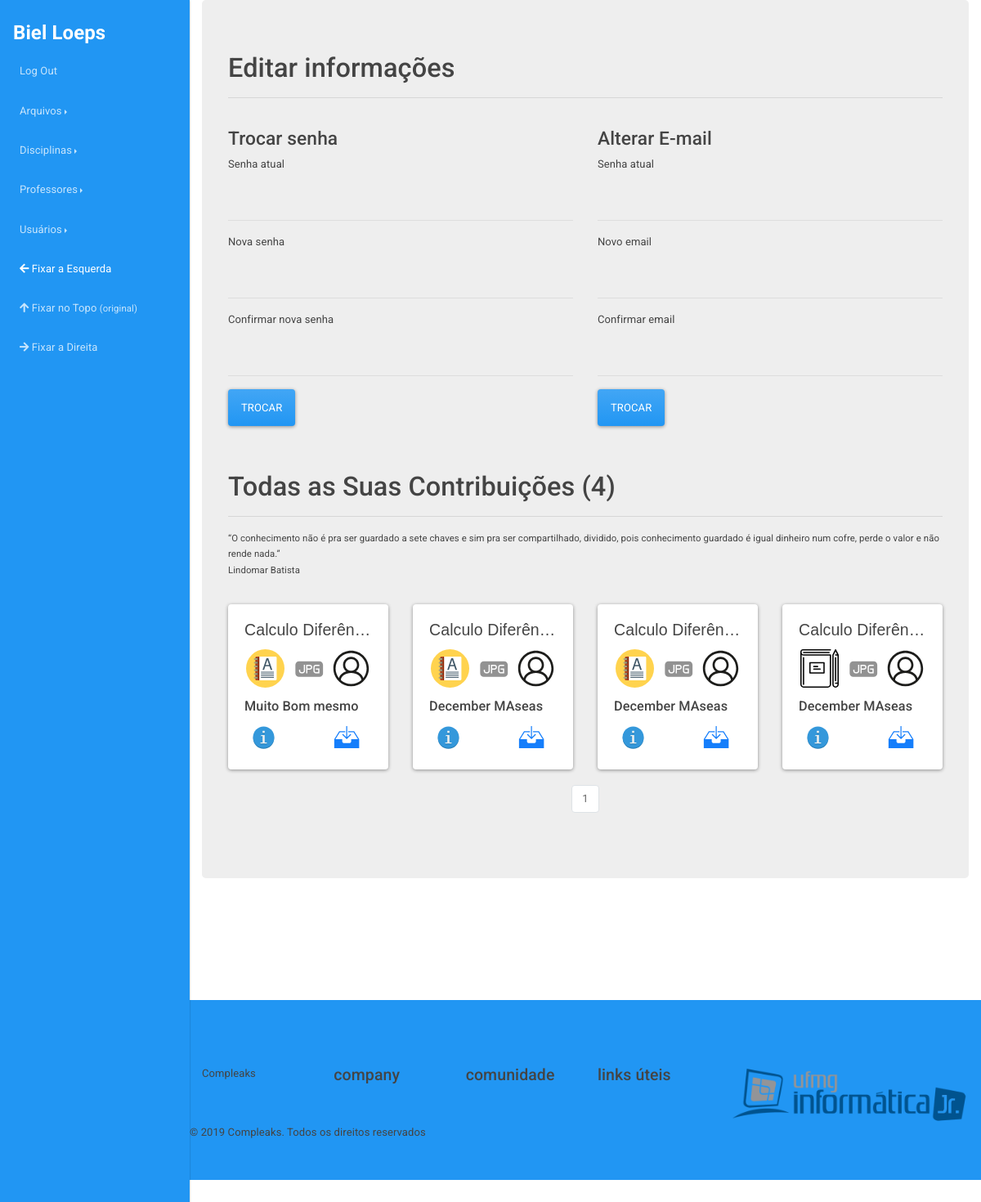
The app's page /usuarios/troca (signed in) with its own data.
### compleaks/usuarios/models.py (models this page shows, shortened)
class Usuario(db.Model, UserMixin):
	__tablename__ = 'usuarios'
	id = db.Column(db.Integer, primary_key=True)
	username = db.Column(db.String(30), unique=True)
	hhash = db.Column(db.String)
	nome = db.Column(db.String(120))
	email = db.Column(db.String(120), unique=True)
	curso = db.Column(db.String(64))
	periodo = db.Column(db.Integer)
	is_admin = db.Column(db.Integer)
	data_criacao = db.Column(db.DateTime, default=datetime.now())
	is_eligible = db.Column(db.Boolean)
	data_deletado = db.Column(db.DateTime, nullable=True)
	id_deletor = db.Column(db.Integer, nullable=True)
	motivo_delete = db.Column(db.String(120), nullable=True)
	arquivos = db.relationship('Arquivo', backref='author', lazy=True)

### compleaks/arquivos/models.py (models this page shows, shortened)
class Arquivo(db.Model):
	__tablename__ = 'arquivos'
	id = db.Column(db.Integer, primary_key=True)
	arquivo = db.Column(db.String(120), nullable=False)
	ano = db.Column(db.Integer)
	semestre = db.Column(db.String(80))
	tipo_conteudo = db.Column(db.String(120))
	observacoes = db.Column(db.Text)
	extensao = db.Column(db.String(6))
	data_submissao = db.Column(db.DateTime, default=datetime.now())
	data_deletado = db.Column(db.DateTime, nullable=True)
	is_eligible = db.Column(db.Boolean)
	id_deletor = db.Column(db.Integer, nullable=True)
	motivo_delete = db.Column(db.String(600), nullable=True)
	professors = db.relationship(Professor)
	disciplinas = db.relationship(Disciplina)
	usuarios = db.relationship(Usuario)
	professor_id = db.Column(db.Integer, db.ForeignKey('professores.id'), nullable=True)
	disciplina_id = db.Column(db.Integer, db.ForeignKey('disciplinas.id'), nullable=False)
	usuario_id = db.Column(db.Integer, db.ForeignKey('usuarios.id'), nullable=False)

### compleaks/disciplinas/models.py (models this page shows, shortened)
class Disciplina(db.Model):
	__tablename__ = 'disciplinas'
	id = db.Column(db.Integer, primary_key=True)
	nome = db.Column(db.String, unique=True)
	data_criacao = db.Column(db.DateTime, default=datetime.now())
	is_eligible = db.Column(db.Boolean)
	data_deletado = db.Column(db.DateTime, nullable=True)
	id_deletor = db.Column(db.Integer, nullable=True)
	motivo_delete = db.Column(db.String(120), nullable=True)
	arquivos = db.relationship('Arquivo', backref='disciplina', lazy=True)

### compleaks/usuarios/views.py (the view, shortened to what this page needs)
@usuarios.route('/troca', methods=['POST', 'GET'])
@login_required
def troca():
	form_email = TrocaEmailForm()
	form_senha =  TrocaSenhaForm()
	bcrypt = Bcrypt()
	page = request.args.get('page', 1, type=int)
	arquivos = Arquivo.query\
					.filter(Arquivo.usuario_id\
					.contains(int(current_user.id)))\
					.filter_by(is_eligible=True)\
					.paginate(page=page, per_page=12)
	arquivos_row_1 = []
	arquivos_row_2 = []
	arquivos_row_3 = []
	contador = 0
	for arquivo in arquivos.items:
		if contador >= 4:
			break
		arquivos_row_1.append(arquivo)
		contador = contador + 1
	contador = 0
	for arquivo in arquivos.items:
		if contador >= 8:
			break
		if contador >= 4:
			arquivos_row_2.append(arquivo)
		contador = contador + 1
	contador = 0
	for arquivo in arquivos.items:
		if contador >= 12:
			break
		if contador >= 8:
			arquivos_row_3.append(arquivo)
		contador = contador + 1
	arquivos_rows = [arquivos_row_1, arquivos_row_2, arquivos_row_3]
	quantidade = len(arquivos_row_1) + len(arquivos_row_2) + len(arquivos_row_3)
	return render_template('troca_informacao.html',
							form_email=form_email,
							form_senha=form_senha,
							arquivos_rows=arquivos_rows,
							contribuiu=quantidade,
							arquivos=arquivos)

### compleaks/usuarios/forms.py
class TrocaEmailForm(FlaskForm):
	senha_atual = PasswordField("Senha atual", validators=[DataRequired(), Length(min=0, max=250, message="Minimo de 3 caracteres e máximo de 250 por favor!")])
	novo_email = StringField("Novo email", validators=[DataRequired(), Email(), EqualTo('conf_email', message="Os emails pressisam de ser igual"), Length(min=3, max=120, message="Minimo de 3 caracteres e máximo de 120 por favor!")])
	conf_email = StringField("Confirmar email", validators=[DataRequired(), Email()])
	submit = SubmitField("Trocar")

class TrocaSenhaForm(FlaskForm):
	senha_atual = PasswordField("Senha atual", validators=[DataRequired(), Length(min=0, max=250, message="Minimo de 3 caracteres e máximo de 250 por favor!")])
	nova_senha = PasswordField("Nova senha", validators=[DataRequired(), EqualTo('conf_senha', message="As senhas pressisam de ser igual"), Length(min=0, max=250, message="Minimo de 3 caracteres e máximo de 250 por favor!")])
	conf_senha = PasswordField("Confirmar nova senha", validators=[DataRequired(), Length(min=0, max=250, message="Minimo de 3 caracteres e máximo de 250 por favor!")])
	submit = SubmitField("Trocar")

### compleaks/usuarios/models.py (called while the page is built)
@login_manager.user_loader
def load_user(user_id):
    return Usuario.query.get(user_id)

### compleaks/usuarios/templates/usuarios/troca_informacao.html (shortened to what this page needs)
{% extends 'base.html' %}
{% block content %}
    <div class="page-header">
        <h1>Editar informações</h1>
        <hr/>
    </div>
    <br>
    <div class="row">
        <div class="col-sm-6">
            <h3>Trocar senha</h3>
            <form method="POST">
                <div class="form-group">
                    {{ form_senha.senha_atual.label }}{{ form_senha.senha_atual(class="form-control") }}
                </div>
                <div class="form-group">
                    {{ form_senha.nova_senha.label }}{{ form_senha.nova_senha(class="form-control") }}
                </div>
                <div class="form-group">
                    {{ form_senha.conf_senha.label }}{{ form_senha.conf_senha(class="form-control") }}
                </div>
                <div class="form-group">
                    {{ form_senha.submit(class="btn btn-primary") }}
                </div>
            </form>
        </div>
        <div class="col-sm-6">
            <h3>Alterar E-mail</h3>
            <form method="POST">
                <div class="form-group">
                    {{ form_email.senha_atual.label }}{{ form_email.senha_atual(class="form-control") }}
                </div>
                <div class="form-group">
                    {{ form_email.novo_email.label }}{{ form_email.novo_email(class="form-control") }}
                </div>
                <div class="form-group">
                    {{ form_email.conf_email.label }}{{ form_email.conf_email(class="form-control") }}
                </div>
                <div class="form-group">
                    {{ form_email.submit(class="btn btn-primary") }}
                </div>
            </form>
        </div>
    </div>
<br/>
<br/>
<div class="page-header">
    <h1>Todas as Suas Contribuições ({{contribuiu}})</h1>
    <hr/>
    <p>
    <small><q>O conhecimento não é pra ser guardado a sete chaves e sim pra ser compartilhado, dividido, pois conhecimento guardado é igual dinheiro num cofre, perde o valor e não rende nada.</q><br/>
Lindomar Batista</small></p>
</div>
{% for row in arquivos_rows %}
    {% if row %}
    <div class="row">
        {% for arquivo in row %}
              <div class="col-lg-3 col-6">
                <div class="dist card">
                  <div class="card-body">
                    <h4 style="font-family: sans-serif;" class="card-title text-center text-truncate">{{arquivo.disciplina.nome}}</h4>
                    <p class="card-text">
                        <a href="{{ url_for('arquivos.buscar', filtro=3, admin='nao', pesquisa='nao', tip_arquiv=arquivo.tipo_conteudo) }}?page=1"><img class="img-responsive image marcas" data-toggle="tooltip" data-placement="button" title="{{arquivo.tipo_conteudo}}" src="{{url_for('static', filename='images/icones/conteudo/'+arquivo.tipo_conteudo+'.svg')}}" alt="{{arquivo.tipo_conteudo}}."></a>
                        <a href="#"><img src="{{url_for('static', filename='images/icones/arquivo/'+arquivo.extensao+'.svg')}}" data-toggle="tooltip" data-placement="button" title="Arquivo {{arquivo.extensao}}" class="image marcas" alt="Tipo de arquivo é {{arquivo.extensao}}"></a>
                        <a class="sumiras" href="{{url_for('usuarios.usuario', user_id=arquivo.author.id)}}"><img class="img-responsive image marcas" data-toggle="tooltip" data-placement="bottom" title="{{arquivo.author.username}}" src="{{url_for('static', filename='images/icones/padrao/user.svg')}}" alt="Username"></a>
                    </p>
                    <h5><p class="card-text text-truncate"><a data-toggle="tooltip" data-placement="top" title="{{arquivo.observacoes}}">{{arquivo.observacoes}}</a></p></h5>
                    <a href="#" data-toggle="modal" data-target="#confirm{{arquivo.id}}" class="card-link"><img class="img-responsive info" data-toggle="tooltip" data-placement="bottom" title="Mais Informações" src="{{url_for('static', filename='images/icones/padrao/info.svg')}}" alt="mais"></a>
                    <a  href="{{ url_for('static', filename='uploads/' + arquivo.arquivo + '.zip') }}"><img class="img-responsive download" data-toggle="tooltip" data-placement="top" title="Download" src="{{url_for('static', filename='images/icones/padrao/downloads.svg')}}" alt="Download"/></a>
                  </div>
                </div>
              </div>
            {% endfor %}
         </div>
    {% endif %}
{% endfor %}
<br/>
<nav  aria-label="Page navigation example" style="position: static;">
    <ul class="pagination justify-content-center">
        {% for page_num in arquivos.iter_pages(left_edge=1, right_edge=1, left_current=1, right_current=2) %}
            {% if arquivos.page == page_num and page_num %}
                <li class="page-item disabled">
                    <a class="page-link" href="{{ url_for('usuarios.troca', page=page_num) }}">{{ page_num }}</a></li>
            {% elif page_num %}
                <li class="page-item">
                    <a class="page-link" href="{{ url_for('usuarios.troca', page=page_num) }}">{{ page_num }}</a></li>
                </li>
            {% else %}
                ...
            {% endif %}
        {% endfor %}
    </ul>
</nav>
{% endblock %}

### compleaks/templates/base.html (shortened to what this page needs)
<!doctype html>
<html lang="pt-br"><head>
    <link rel="stylesheet" href="{{url_for('static', filename='fonts/stilosa.css')}}">
    <link rel="stylesheet" href="{{url_for('static', filename='css/estilos.css')}}">
    <link rel="stylesheet" href="{{url_for('static', filename='css/component.css')}}">
    <link rel="stylesheet" href="https://cdnjs.cloudflare.com/ajax/libs/bootswatch/4.2.1/materia/bootstrap.min.css">
    <link rel="stylesheet" href="https://cdnjs.cloudflare.com/ajax/libs/font-awesome/4.7.0/css/font-awesome.min.css">
    <link rel="stylesheet" href="{{url_for('static', filename='css/navbar-fixed-right.min.css')}}">
    <link rel="stylesheet" href="{{url_for('static', filename='css/navbar-fixed-left.min.css')}}">
    <link rel="stylesheet" href="{{url_for('static', filename='css/docs.css')}}">
    <link rel="stylesheet" href="https://use.fontawesome.com/releases/v5.7.1/css/all.css">
</head>
<body style="margin-left: 0px; margin-right: 0px; padding-top: 90px;">
<nav class="navbar navbar-expand-md navbar-dark bg-primary fixed-top">
    {% if not current_user.is_authenticated %}
        <a class="navbar-brand" href="{{ url_for('principal.index') }}">HOME</a>
    {% else %}
        <a  data-toggle="tooltip" data-placement="bottom" title="Visualizar perfil" class="navbar-brand" href="{{url_for('usuarios.troca')}}"><strong>{{current_user.username}}</strong></a>
    {% endif %}
    <div class="navbar-collapse collapse" id="navbarsExampleDefault">
        <ul class="navbar-nav">
            {% if not current_user.is_authenticated %}
                <li class="nav-item">
                    <a class="nav-link" data-toggle="modal" data-target="#loginModal">Log In</a>
                </li>
                <li class="nav-item">
                    <a class="nav-link" href="{{url_for('usuarios.adicionar')}}">Cadastrar-se</a>
                </li>
            {% else %}
                <li class="nav-item">
                    <a class="nav-link" href="{{url_for('usuarios.logout')}}">Log Out</a>
                </li>
            {% endif %}
            <li class="nav-item dropdown">
                <a class="nav-link dropdown-toggle" data-toggle="dropdown" aria-haspopup="true" aria-expanded="false">Arquivos</a>
            </li>
            <li class="nav-item dropdown">
                <a class="nav-link dropdown-toggle" data-toggle="dropdown" aria-haspopup="true" aria-expanded="false">Disciplinas</a>
            </li>
            <li class="nav-item dropdown">
                <a class="nav-link dropdown-toggle" data-toggle="dropdown" aria-haspopup="true" aria-expanded="false">Professores</a>
            </li>
            {% if current_user.is_admin %}
                <li class="nav-item dropdown">
                    <a class="nav-link dropdown-toggle" data-toggle="dropdown" aria-haspopup="true" aria-expanded="false">Usuários</a>
                </li>
            {% endif %}
        </ul>
        <ul class="navbar-nav sumiras">
            <li class="nav-item">
                <a class="nav-link" data-class="fixed-left">
                    <i class="fa fa-arrow-left"></i>
                    Fixar a Esquerda
                </a>
            </li>
            <li class="nav-item active">
                <a class="nav-link active" data-class="fixed-top">
                    <i class="fa fa-arrow-up"></i>
                    Fixar no Topo
                    <small>(original)</small>
                </a>
            </li>
            <li class="nav-item">
                <a class="nav-link" data-class="fixed-right">
                    <i class="fa fa-arrow-right"></i>
                    Fixar a Direita
                </a>
            </li>
        </ul>
    </div>
</nav>
{% block divisao %}
<div class="container-fluid">
    <div class="jumbotron">
{% endblock %}
            {% block content %}
            {% endblock %}
        </div>
    </div>
<br/>
<br/>
<br/>
<br/>
<br/>
<br/>
<footer >
      <div class="container">
        <div class="row">
          <div class="col-md-2">
            <span>Compleaks</span>
          </div>
          <div class="col-md-2">
            <h4>company</h4>
          </div>
          <div class="col-md-2">
            <h4>comunidade</h4>
          </div>
          <div class="col-md-2">
            <h4>links úteis</h4>
          </div>
            <div class="col-lg-4">
                <a href="http://ijunior.com.br/site/"><img class="centraliza" src="{{url_for('static', filename='images/logo.png')}}"></a>
            </div>
        </div>
        <div class="row">
            <label for="text">© 2019 Compleaks. Todos os direitos reservados</label>
        </div>
    </footer>
</body></html>

### compleaks/static/css/estilos.css (style rules this page uses)
body { overflow: auto; }
.centraliza { text-align: center !important; display: table-cell !important; vertical-align: middle !important; display: table !important; width: 100% !important; }
footer { background: #2196F3; padding: 80px 0px 40px 0px; position: relative; }
footer .centraliza { width: 100%; }

### compleaks/static/css/component.css (style rules this page uses)
.download { margin-left: 40% !important; width: 25%; }
.image { width: 30% !important; margin: 0 auto !important; padding: 0 !important; }
.info { width: 20% !important; margin: 0 0 0 5% !important; padding: 0 !important; }
.dist { margin-top: 10% !important; }
.marcas { margin-left: 1.5% !important }

### compleaks/static/css/docs.css (style rules this page uses)
body { min-height: 200vh; }
a { cursor: pointer; }

### records on screen
Usuario: username "Biel Loeps"
Arquivo: disciplina.nome "Calculo Diferên…", tipo_conteudo (picture), observacoes "Muito Bom mesmo"
Arquivo: disciplina.nome "Calculo Diferên…", tipo_conteudo (picture), observacoes "December MAseas"
Arquivo: disciplina.nome "Calculo Diferên…", tipo_conteudo (picture), observacoes "December MAseas"
Arquivo: disciplina.nome "Calculo Diferên…", tipo_conteudo (picture), observacoes "December MAseas"

### other values on screen
{{ contribuiu }} "4"
{{ page_num }} "1"
